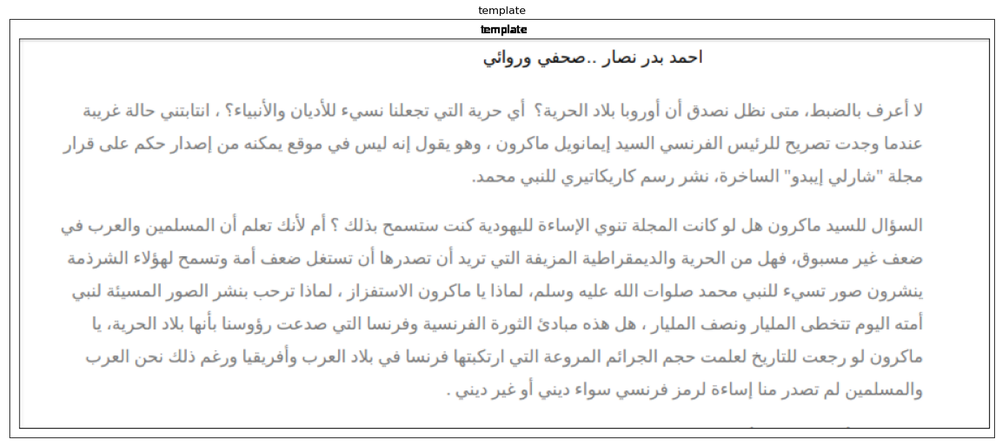
#> input picture images/arabic_ocr.png, 1000 x 447 px, shrunk from 1574 x 703 before the run, found by its file name
$ jupyter execute --allow-errors 36_Arabic_To_Speech.ipynb   (shell and % lines are left out)
#> lines starting #> are read from the running program, lines starting #| are printed output that depends on the picture
[cell 1]
import pydotplus
from IPython.display import Image, display, HTML
import IPython.display as ipd
from requests import get
import gtts
import pytesseract
import cv2
import numpy as np
from matplotlib import pyplot as plt

[cell 2]
myplan="""digraph {
            Importing_the_necessary_Libraries ->
            dowenload_arabic_traineddata ->
            Read_image_by_cv2 ->
            Generate_OCR_Text_by_pytesseract ->
            Read_OCR_Text_by_gTTS
        }"""
#> (the rest of this cell did not finish here and is left out)

[cell 3]
def download(url, file_name):
    # open in binary mode
    with open(file_name, "wb") as file:
        # get request
        response = get(url)
        # write to file
        file.write(response.content)

download("https://github.com/tesseract-ocr/tessdata/raw/master/ara.traineddata","ara.traineddata")
#> (the call stopped at in download, `response = get(url)`: the network is not available in this run)

[cell 4]
img = cv2.imread('arabic_ocr.png')
#> img is the input picture: shape (447, 1000, 3); mean B, G, R 245.4, 245.4, 245.4
GRAY = cv2.COLOR_BGR2GRAY
img = cv2.cvtColor(img, GRAY)
#> img: shape (447, 1000)
plt.imshow(cv2.cvtColor(img, cv2.COLOR_BGR2RGB))
#> (this line was passed over: IPython is not available in this run)
plt.xticks([])
#> (this line was passed over: IPython is not available in this run)
plt.yticks([])
#> (this line was passed over: IPython is not available in this run)
plt.show()

[cell 5]
blur = cv2.GaussianBlur(img, (5,5), 0)
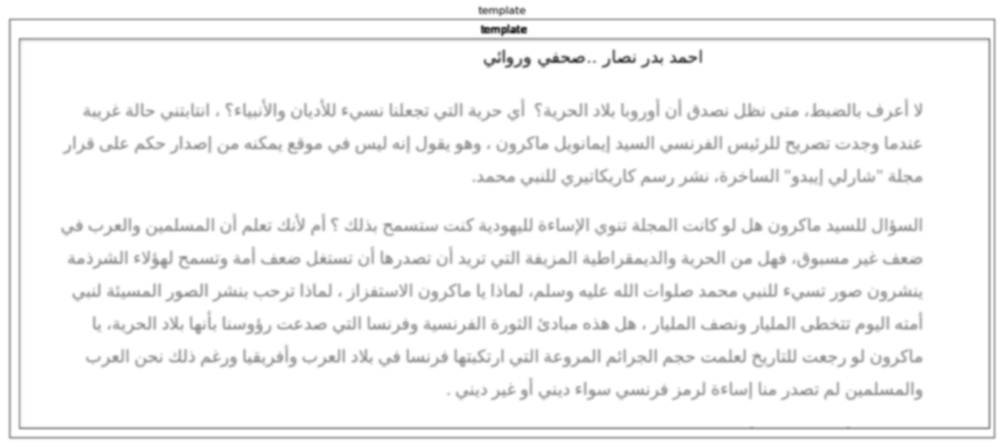
#> blur: shape (447, 1000); min 41, max 255, mean 245.5
plt.imshow(cv2.cvtColor(blur, cv2.COLOR_BGR2RGB))
#> (this line was passed over: IPython is not available in this run)
plt.xticks([])
#> (this line was passed over: IPython is not available in this run)
plt.yticks([])
#> (this line was passed over: IPython is not available in this run)
plt.show()
